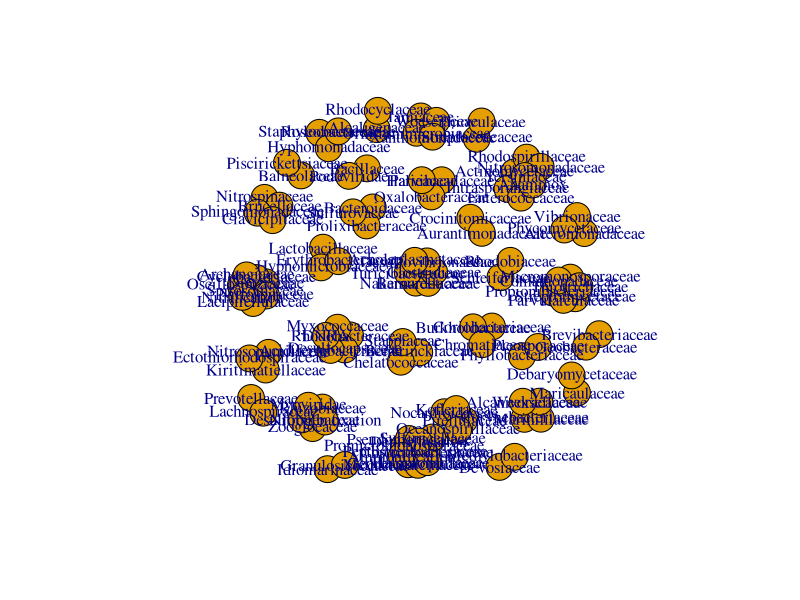

Reproduce this figure in R.

library(Hmisc)


Family <- read.delim('data_AD.txt', row.name = 1, check.names = FALSE)


Family <- Family[which(rowSums(Family) >= 0.00005), ]    

Family1 <- Family
Family1[Family1>0] <- 1
Family <- Family[which(rowSums(Family1) >= 5), ]   


Family_corr <- rcorr(t(Family), type = 'spearman')


r <- Family_corr$r
r[abs(r) < 0.7] <- 0


p <- Family_corr$P
p <- p.adjust(p, method = 'BH')    
p[p>=0.05] <- -1
p[p<0.05 & p>=0] <- 1
p[p==-1] <- 0


z <- r * p
diag(z) <- 0   
head(z)[1:6,1:6]


write.table(data.frame(z, check.names = FALSE), 'Family_corr.matrix.txt', col.names = NA, sep = '\t', quote = FALSE)


library(igraph)


g <- graph.adjacency(z, weighted = TRUE, mode = 'undirected')
g


g <- simplify(g)


g <- delete.vertices(g, names(degree(g)[degree(g) == 0]))


E(g)$correlation <- E(g)$weight
E(g)$weight <- abs(E(g)$weight)


tax <- read.delim('Family_taxonomy.txt', row.name = 1, check.names = FALSE, stringsAsFactors = FALSE)
tax <- tax[as.character(V(g)$name), ]

V(g)$kingdom <- tax$kingdom
V(g)$phylum <- tax$phylum
V(g)$class <- tax$class
V(g)$order <- tax$order
V(g)$family <- tax$family



g
plot(g)


adj_matrix <- as.matrix(get.adjacency(g, attr = 'correlation'))
write.table(data.frame(adj_matrix, check.names = FALSE), 'network.adj_matrix.txt', col.names = NA, sep = '\t', quote = FALSE)


edge <- data.frame(as_edgelist(g))    

edge_list <- data.frame(
    source = edge[[1]],
    target = edge[[2]],
    weight = E(g)$weight,
    correlation = E(g)$correlation
)
head(edge_list)

write.table(edge_list, 'network.edge_list.txt', sep = '\t', row.names = FALSE, quote = FALSE)


node_list <- data.frame(
    label = names(V(g)),
    kingdom = V(g)$kingdom,
    phylum = V(g)$phylum,
    class = V(g)$class,
    order = V(g)$order,
    family = V(g)$family
)
head(node_list)

write.table(node_list, 'network.node_list.txt', sep = '\t', row.names = FALSE, quote = FALSE)


write.graph(g, 'network.graphml', format = 'graphml')


write.graph(g, 'network.gml', format = 'gml')
